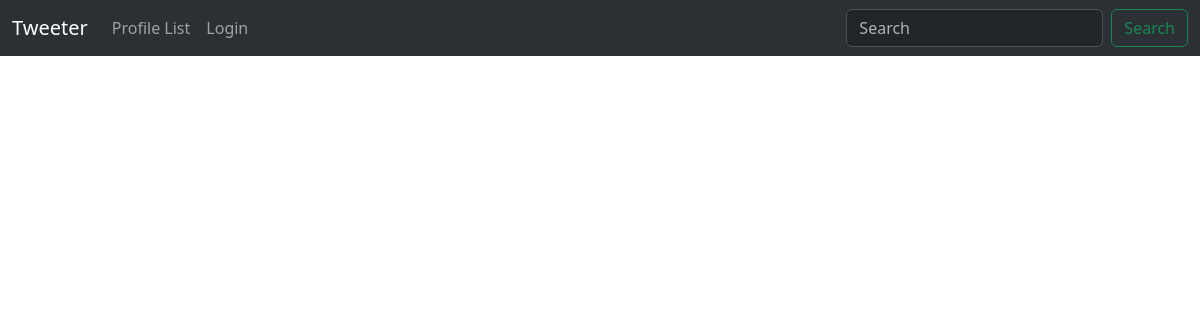
The app's page /, older data.
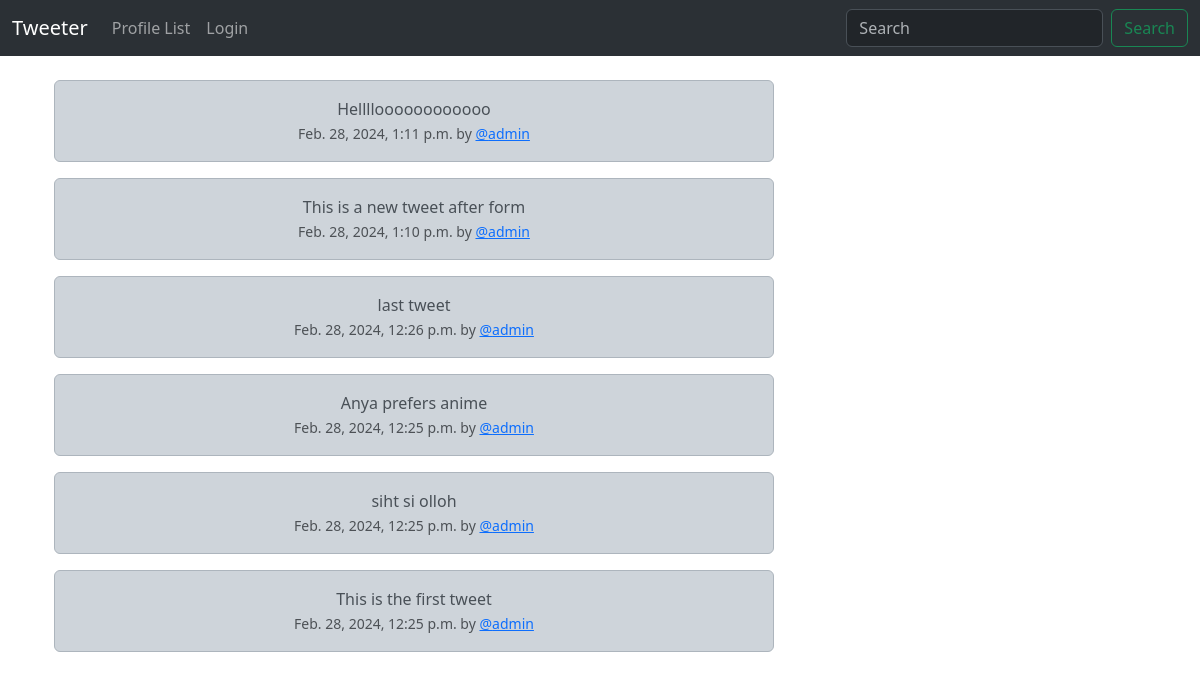
The same page, newer data.
### musker/models.py (models this page shows, shortened)
class Tweet(models.Model):
    user = models.ForeignKey(User, on_delete=models.DO_NOTHING, related_name="tweets")
    body = models.CharField(max_length=280)
    created_at = models.DateTimeField(auto_now_add=True)

### musker/views.py (the view)
# urls.py: path('',views.home,name='home'),
def home(request):
    if request.user.is_authenticated:
        form = TweetForm(request.POST or None)
        if request.method == "POST":
            if form.is_valid():
                tweet = form.save(commit=False)
                tweet.user = request.user
                tweet.save()
                messages.success(request,"Message has been sent successfully")
                return redirect("home")
        tweets = Tweet.objects.all().order_by("-created_at")
        return render(request,'index.html',{"tweets":tweets,"form":form})
    else:
        tweets = Tweet.objects.all().order_by("-created_at")
        return render(request,'index.html',{"tweets":tweets})

### templates/index.html (shortened to what this page needs)
{% extends "base.html" %}
{% block container %}
    <div class="container text-center">
        <div class="row">
            <div class="col-8">
                {% for i  in tweets %}
                    <div class="alert alert-dark" role="alert">
                        {{i.body}} <br>
                        <small class="text-muted">
                            {{i.created_at}} by <a href="{% url 'profile' i.user.id %}">@{{i.user.username}}</a>
                        </small>
                    </div>
                {% endfor %}
            </div>
        </div>
{% endblock container %}

### templates/base.html (shortened to what this page needs)
<!doctype html>
<html lang="en">
  <head>
    <link href="https://cdn.jsdelivr.net/npm/bootstrap@5.3.3/dist/css/bootstrap.min.css" rel="stylesheet">
  </head>
  <body>
    {% include "navbar.html" %}
    <div class="container">
      <br/>
        {% block container %}
        {% endblock container %}
    </div>
  </body>
</html>

### templates/navbar.html (shortened to what this page needs)
<nav class="navbar navbar-expand-lg bg-body-tertiary" data-bs-theme="dark">
    <div class="container-fluid">
      <a class="navbar-brand" href="{% url 'home' %}">Tweeter</a>
      <div class="collapse navbar-collapse" id="navbarSupportedContent">
        <ul class="navbar-nav me-auto mb-2 mb-lg-0">
          <li class="nav-item">
            <a class="nav-link" href="{% url 'profile_list' %}">Profile List</a>
          </li>
          {% if request.user.is_authenticated %}
          <li class="nav-item">
            <a class="nav-link" href="{% url 'profile' request.user.id %}">My Profile</a>
          </li>
          <li class="nav-item">
            <a class="nav-link" href="{% url 'logout' %}">Logout</a>
          </li>
          {% else %}
          <li class="nav-item">
            <a class="nav-link" href="{% url 'login' %}">Login</a>
          </li>
          {% endif %}
        </ul>
        <form class="d-flex" role="search">
          <input class="form-control me-2" type="search" placeholder="Search" aria-label="Search">
          <button class="btn btn-outline-success" type="submit">Search</button>
        </form>
      </div>
    </div>
  </nav>

Row changes from the older to the newer data that the page shows:
added Tweet: body "Helllloooooooooooo", created_at "Feb. 28, 2024, 1:11 p.m.", user.username "admin"
added Tweet: body "This is a new tweet after form", created_at "Feb. 28, 2024, 1:10 p.m.", user.username "admin"
added Tweet: body "last tweet", created_at "Feb. 28, 2024, 12:26 p.m.", user.username "admin"
added Tweet: body "Anya prefers anime", created_at "Feb. 28, 2024, 12:25 p.m.", user.username "admin"
added Tweet: body "siht si olloh", created_at "Feb. 28, 2024, 12:25 p.m.", user.username "admin"
added Tweet: body "This is the first tweet", created_at "Feb. 28, 2024, 12:25 p.m.", user.username "admin"
